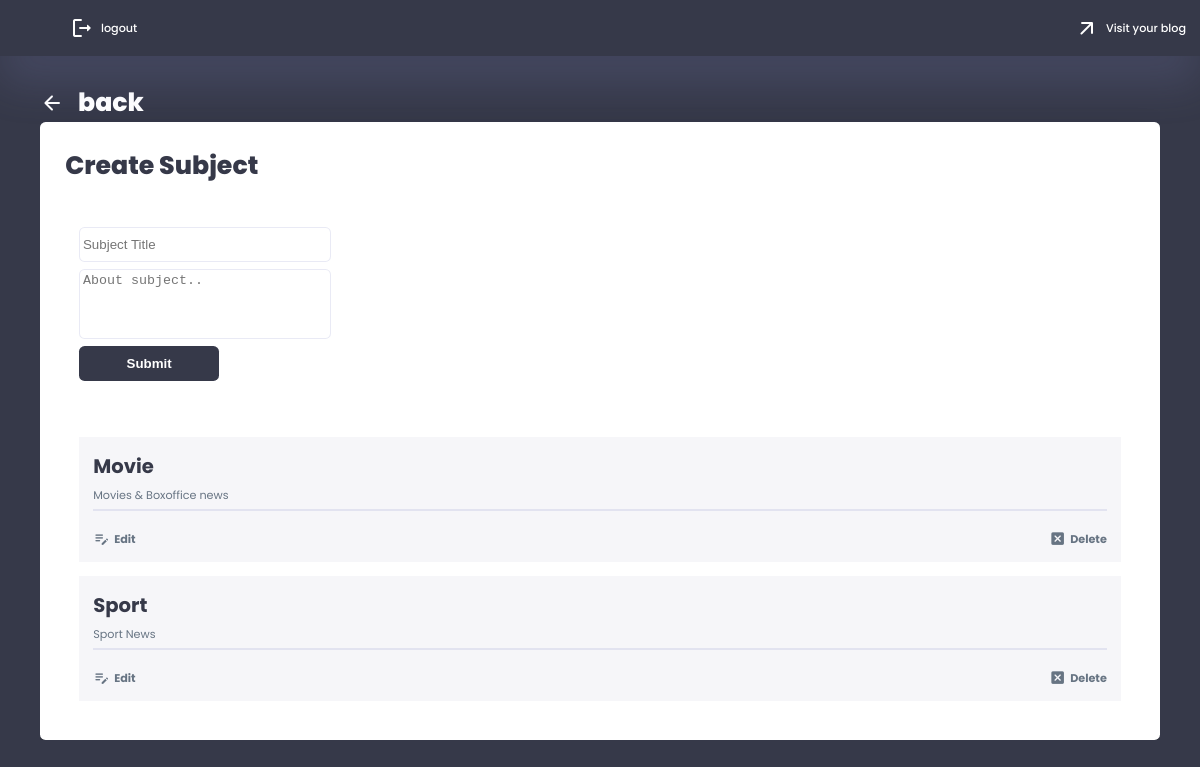
Page /auth/create_subject (signed in) on the committed database.
### app/models/subject.py (models this page shows)
class Subject(db.Model):
    id = db.Column(db.Integer, primary_key=True)
    name = db.Column(db.String(120), nullable=False)
    description = db.Column(db.Text, nullable=True)
    posts = db.relationship('Post', secondary='post_subject_association', back_populates='subjects')
    post_subject_association = db.Table('post_subject_association',
        db.Column('post_id', db.Integer, db.ForeignKey('post.id'), primary_key=True),
        db.Column('subject_id', db.Integer, db.ForeignKey('subject.id'), primary_key=True)
    )

### app/routes/auth_routes.py (the view, shortened to what this page needs)
@auth_routes.route('/create_subject', methods=['GET', 'POST'])
@login_required
def create_subject():
    form = SubjectForm()
    subjects = Subject.query.all()
    return render_template('auth/create_subject.html', current_user=current_user, form=form, subjects=subjects)

### app/forms/post_forms.py
class SubjectForm(FlaskForm):
    name = StringField('Subject Name', validators=[DataRequired(), Length(max=60)], render_kw={"placeholder": "Subject Title"})
    description = TextAreaField('Description', validators=[Length(max=100)], render_kw={"placeholder": "About subject.."})
    submit = SubmitField('Submit')

### app/__init__.py (called while the page is built)
@login_manager.user_loader
def load_user(blog_id):
    return Blog.query.get(int(blog_id))

### app/routes/auth_routes.py (called while the page is built)
@auth_routes.before_request
def before_request():
    g.csrf_token = generate_csrf()  # from flask import g

### app/templates/auth/create_subject.html (shortened to what this page needs)
{% extends 'admin_base.html' %}
{% block admin %}
<a class="dashboard_title" href="{{ url_for('auth.admin_dashboard') }}">
    <span class="material-icons-round">arrow_back</span>
    <h1>back</h1>
</a>
<div class="admin_panel">
    <h1>Create Subject</h1>
    <div class="new_subject">
        <form method="POST" action="{{ url_for('auth.create_subject') }}">
            {{ form.name(class="form_string")}}
            {{ form.description(class="form_text")}}
            {{ form.submit(class="form_btn")}}
        </form>
    </div>
    <div class="pre_subject">
        {% if subjects %}
        {% for subject in subjects %}
        <div class="subject_tab">
            <h3>{{subject.name}}</h3>
            <p>{{subject.description}}</p>
            <hr>
            <div class="sub_btn">
                <a href="{{ url_for('auth.edit_subject', subject_id=subject.id) }}">
                    <span class="material-icons-round">edit_note</span>
                    <h3>Edit</h3>
                </a>
                <a href="#" class="delete-subject" data-subject-id="{{ subject.id }}">
                    <span class="material-icons-round">disabled_by_default</span>
                    <h3>Delete</h3>
                </a>
            </div>
        </div>
        {% endfor %}
        {% endif %}
    </div>
</div>
{% endblock %}

### app/static/css/root.css (style rules this page uses)
:root { --color-primary: #6C9BCF; --color-danger: #FF0060; --color-success: #1B9C85; --color-warning: #F7D060; --color-white: #fff; --color-info-dark: #7d8da1; --color-dark: #363949; --color-light: rgba(132, 139, 200, 0.18); --color-dark-variant: #677483; --color-background: #f6f6f9; --card-border-radius: 2rem; --border-radius-1: 0.4rem; --border-radius-2: 1.2rem; --card-padding: 1.8rem; --padding-1: 1.2rem; --box-shadow: 0 2rem 3rem var(--color-light); --box-shadow-dark: 0 2rem 3rem rgba(23, 26, 13, 0.3); --inner-shadow: inset 0.1rem 0.1rem 0.5rem var(--color-light); --transition-1: all 0.3s ease; --clr-wheat: #E9D985; --clr-mint: #BCD8C1; --clr-tqz: #439A86; --clr-dark-tqz: #007991; --clr-navy: #222E50; --clr-purple: #8a2be2; --clr-blue: #73C2FB; }
* { margin: 0; padding: 0; outline: 0; appearance: 0; border: 0; text-decoration: none; box-sizing: border-box; }
html { font-size: 14px; }
body { width: 100vw; height: 100vh; font-family: 'Poppins', sans-serif; font-size: 0.88rem; user-select: none; overflow-x: hidden; color: var(--color-dark); background-color: var(--color-background); }
a { color: var(--color-dark); }
h1 { font-weight: 800; font-size: 1.8rem; }
h3 { font-weight: 500; font-size: 0.87rem; }
p { color: var(--color-dark-variant); }
.form_btn { background-color: var(--color-dark); height: 2.5rem; min-width: 10rem; color: var(--color-white); font-weight: bold; border-radius: var(--border-radius-1); transition: var(--transition-1); }
.form_string { border: 1px solid var(--color-light); height: 2.5rem; width: 18rem; padding: 0.2rem; background-color: var(--color-white); color: var(--color-dark); border-radius: var(--border-radius-1); }
.form_text { border: 1px solid var(--color-light); height: 5rem; width: 18rem; padding: 0.2rem; resize: none; background-color: var(--color-white); color: var(--color-dark); border-radius: var(--border-radius-1); }

### app/static/css/admin.css (style rules this page uses)
.admin_main hr { border: solid 1px var(--color-light) }
.admin_sec .dashboard_title { display: flex; flex-direction: row; align-items: center; gap: 1rem; color: var(--color-white); }
.admin_sec .admin_panel { display: flex; flex-direction: column; width: 100%; min-height: 30rem; padding: var(--card-padding); color: var(--color-dark); background-color: var(--color-white); box-shadow: var(--box-shadow-dark); border-radius: var(--border-radius-1); transition: var(--transition-1); }
.admin_sec .new_subject form { display: flex; flex-direction: column; align-items: flex-start; gap: 0.5rem; margin: 3rem 0; margin-left: 1rem; }
.pre_subject { display: flex; flex-direction: column; align-items: center; width: 100%; padding: 1rem; gap: 1rem; }
.pre_subject .subject_tab { display: flex; flex-direction: column; gap: 0.4rem; padding: 1rem; width: 100%; background-color: var(--color-background); }
.pre_subject .subject_tab h3 { font-size: 1.4rem; font-weight: bold; }
.pre_subject .subject_tab p { font-size: 0.8rem; }
.sub_btn { margin-top: 1rem; display: flex; flex-direction: row; justify-content: space-between; }
.subject_tab .sub_btn h3 { display: flex; flex-direction: row; align-items: center; gap: 0.3rem; font-size: 0.8rem; color: var(--color-dark-variant); }
.subject_tab .sub_btn a { display: flex; flex-direction: row; align-items: center; color: var(--color-dark-variant); gap: 0.3rem; font-size: 0.8rem; }
.subject_tab .sub_btn span { font-size: 1.2rem; }

### rows in the picture
Subject: name "Movie", description "Movies & Boxoffice news"
Subject: name "Sport", description "Sport News"
